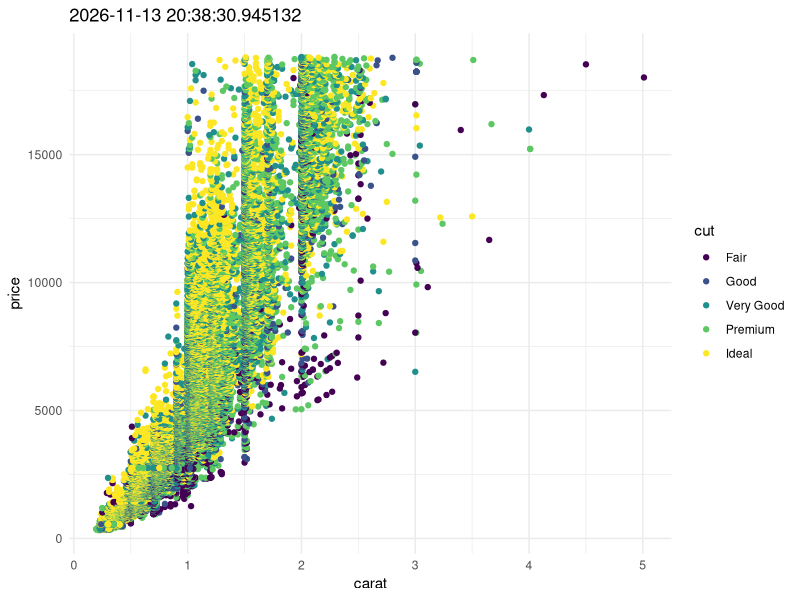

Generate this figure with R:
## ---- chunk 1
#| echo: true

library(ggplot2)

diamonds |>
  ggplot(aes(x=carat, y=price, color=cut)) +
  geom_point() +
  ggtitle(label = sprintf('%s', Sys.time())) +
  theme_minimal()

